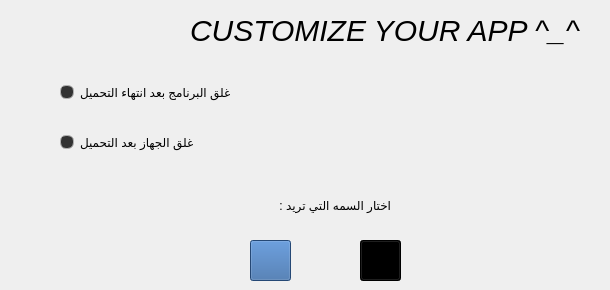
    <widget class="QWidget" name="tab_4">
     <attribute name="title">
      <string/>
     </attribute>
     <widget class="QLabel" name="label_19">
      <property name="geometry">
       <rect>
        <x>190</x>
        <y>10</y>
        <width>411</width>
        <height>41</height>
       </rect>
      </property>
      <property name="styleSheet">
       <string notr="true">font-size:30px;
font-style:italic;
Color:black;</string>
      </property>
      <property name="text">
       <string>CUSTOMIZE YOUR APP ^_^</string>
      </property>
     </widget>
     <widget class="QCheckBox" name="checkBox">
      <property name="geometry">
       <rect>
        <x>60</x>
        <y>130</y>
        <width>261</width>
        <height>25</height>
       </rect>
      </property>
      <property name="styleSheet">
       <string notr="true">
QCheckBox::indicator:checked, QCheckBox::indicator:unchecked{
    color: #b1b1b1;
    background-color: #323232;
    border: 1px solid #b1b1b1;
    border-radius: 6px;
}

QCheckBox::indicator:checked
{
    background-color: qradialgradient(
        cx: 0.5, cy: 0.5,
        fx: 0.5, fy: 0.5,
        radius: 1.0,
        stop: 0.25 #ffaa00,
        stop: 0.3 #323232
    );
}</string>
      </property>
      <property name="text">
       <string>غلق الجهاز بعد التحميل</string>
      </property>
     </widget>
     <widget class="QCheckBox" name="checkBox_2">
      <property name="geometry">
       <rect>
        <x>60</x>
        <y>80</y>
        <width>221</width>
        <height>25</height>
       </rect>
      </property>
      <property name="styleSheet">
       <string notr="true">
QCheckBox::indicator:checked, QCheckBox::indicator:unchecked{
    color: #b1b1b1;
    background-color: #323232;
    border: 1px solid #b1b1b1;
    border-radius: 6px;
}

QCheckBox::indicator:checked
{
    background-color: qradialgradient(
        cx: 0.5, cy: 0.5,
        fx: 0.5, fy: 0.5,
        radius: 1.0,
        stop: 0.25 #ffaa00,
        stop: 0.3 #323232
    );
}</string>
      </property>
      <property name="text">
       <string>غلق البرنامج بعد انتهاء التحميل</string>
      </property>
      <property name="checked">
       <bool>false</bool>
      </property>
     </widget>
     <widget class="QLabel" name="label_20">
      <property name="geometry">
       <rect>
        <x>250</x>
        <y>190</y>
        <width>141</width>
        <height>31</height>
       </rect>
      </property>
      <property name="styleSheet">
       <string notr="true"/>
      </property>
      <property name="text">
       <string>اختار السمه التي تريد :</string>
      </property>
     </widget>
     <widget class="QPushButton" name="pushButton_14">
      <property name="geometry">
       <rect>
        <x>250</x>
        <y>240</y>
        <width>41</width>
        <height>41</height>
       </rect>
      </property>
      <property name="styleSheet">
       <string notr="true">
QPushButton
{
background-color: rgb(52, 101, 164);
}

QPushButton::hover
{
background-color: rgb(52, 101, 164);;
}
QPushButton:pressed
{
    color: black;
    background-color: #D1DBCB;
    padding-top: -15px;
    padding-bottom: -17px;
}

</string>
      </property>
      <property name="text">
       <string/>
      </property>
      <property name="flat">
       <bool>false</bool>
      </property>
     </widget>
     <widget class="QPushButton" name="pushButton_15">
      <property name="geometry">
       <rect>
        <x>360</x>
        <y>240</y>
        <width>41</width>
        <height>41</height>
       </rect>
      </property>
      <property name="styleSheet">
       <string notr="true">

QPushButton
{
background-color: rgb(0, 0, 0);
}

QPushButton::hover
{
background-color: rgb(0, 0, 0);
}
QPushButton:pressed
{
    color: black;
    background-color: #D1DBCB;
    padding-top: -15px;
    padding-bottom: -17px;
}

</string>
      </property>
      <property name="text">
       <string/>
      </property>
      <property name="flat">
       <bool>false</bool>
      </property>
     </widget>
    </widget>
